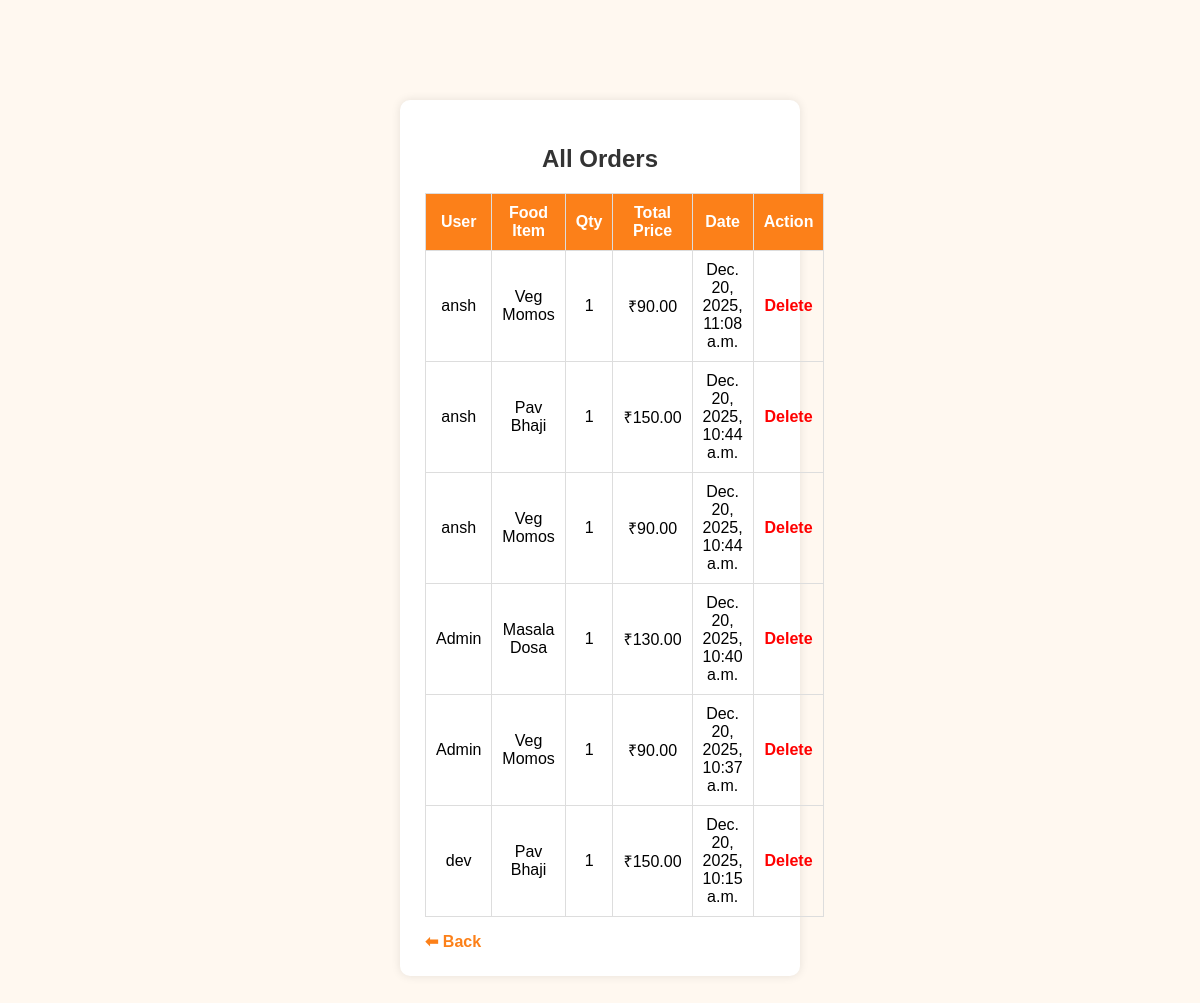
Page /admin-orders/ (signed in) on the earlier database version.
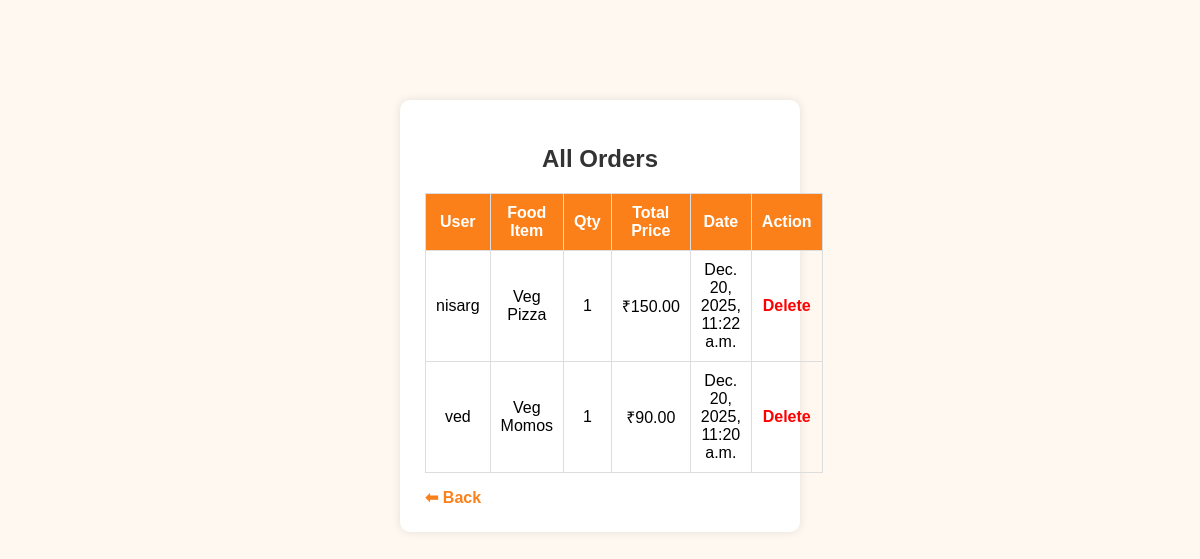
Same page on the later database version.
### main/models.py (models this page shows, shortened)
class Order(models.Model):
    user = models.ForeignKey(User, on_delete=models.CASCADE)
    food_item = models.ForeignKey(FoodItem, on_delete=models.CASCADE)
    quantity = models.IntegerField(default=1)
    total_price = models.DecimalField(max_digits=8, decimal_places=2)
    order_date = models.DateTimeField(default=timezone.now)

class User(models.Model):
    full_name = models.CharField(max_length=100)
    email = models.EmailField(unique=True)
    password = models.CharField(max_length=200)
    is_admin = models.BooleanField(default=False)

class FoodItem(models.Model):
    name = models.CharField(max_length=100)
    description = models.CharField(max_length=200)
    price = models.DecimalField(max_digits=6, decimal_places=2)
    image = models.CharField(max_length=200, blank=True, null=True)

### main/views.py (the view)
# urls.py: path('admin-orders/', views.admin_orders),
def admin_orders(request):
    if 'admin' not in request.session:
        return redirect('/admin-login/')
    orders = Order.objects.all().order_by('-order_date')
    return render(request, 'main/admin_orders.html', {'orders': orders})

### main/templates/main/admin_orders.html (shortened to what this page needs)
{% load static %}
<!DOCTYPE html>
<html>
<head>
    <link rel="stylesheet" href="{% static 'main/style.css' %}">
</head>
<body>
<div class="admin-container">
    <h2>All Orders</h2>
    <table class="admin-table">
        <tr>
            <th>User</th>
            <th>Food Item</th>
            <th>Qty</th>
            <th>Total Price</th>
            <th>Date</th>
            <th>Action</th>
        </tr>
        {% for order in orders %}
        <tr>
            <td>{{ order.user.full_name }}</td>
            <td>{{ order.food_item.name }}</td>
            <td>{{ order.quantity }}</td>
            <td>₹{{ order.total_price }}</td>
            <td>{{ order.order_date }}</td>
            <td>
                <a href="/delete-order/{{ order.id }}/"
                   class="delete-btn"
                   onclick="return confirm('Are you sure you want to delete this order?');">
                   Delete
                </a>
            </td>
        </tr>
        {% empty %}
        <tr>
            <td colspan="6">No orders found.</td>
        </tr>
        {% endfor %}
    </table>
    <a href="/admin-dashboard/" class="back-link">⬅ Back</a>
</div>
</body>
</html>

### main/static/main/style.css (style rules this page uses)
body { font-family: Arial, sans-serif; margin: 0; background-color: #fff8f0; }
.form-container, .admin-container { width: 350px; margin: 100px auto; background: #fff; padding: 25px; border-radius: 10px; box-shadow: 0 0 10px rgba(0,0,0,0.1); }
.form-container h2, .admin-container h2 { text-align: center; color: #333; }
.admin-table { width: 100%; border-collapse: collapse; margin-top: 20px; }
.admin-table th, .admin-table td { border: 1px solid #ddd; padding: 10px; text-align: center; }
.admin-table th { background-color: #fc8019; color: white; }
.delete-btn { color: red; font-weight: bold; text-decoration: none; }
.back-link { display: inline-block; margin-top: 15px; text-decoration: none; color: #fc8019; font-weight: bold; }

Differences in the rows shown:
removed Order: user.full_name "ansh", food_item.name "Veg Momos", quantity "1", total_price "90.00", order_date "Dec. 20, 2025, 11:08 a.m."
removed Order: user.full_name "ansh", food_item.name "Pav Bhaji", quantity "1", total_price "150.00", order_date "Dec. 20, 2025, 10:44 a.m."
removed Order: user.full_name "ansh", food_item.name "Veg Momos", quantity "1", total_price "90.00", order_date "Dec. 20, 2025, 10:44 a.m."
removed Order: user.full_name "Admin", food_item.name "Masala Dosa", quantity "1", total_price "130.00", order_date "Dec. 20, 2025, 10:40 a.m."
removed Order: user.full_name "Admin", food_item.name "Veg Momos", quantity "1", total_price "90.00", order_date "Dec. 20, 2025, 10:37 a.m."
removed Order: user.full_name "dev", food_item.name "Pav Bhaji", quantity "1", total_price "150.00", order_date "Dec. 20, 2025, 10:15 a.m."
added Order: user.full_name "nisarg", food_item.name "Veg Pizza", quantity "1", total_price "150.00", order_date "Dec. 20, 2025, 11:22 a.m."
added Order: user.full_name "ved", food_item.name "Veg Momos", quantity "1", total_price "90.00", order_date "Dec. 20, 2025, 11:20 a.m."
